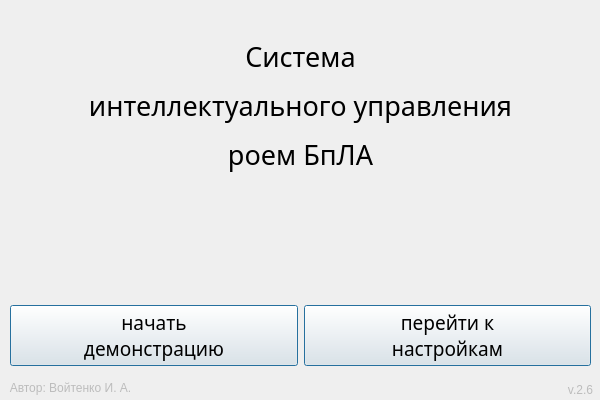
<?xml version="1.0" encoding="UTF-8"?>
<ui version="4.0">
 <class>MainWindow</class>
 <widget class="QMainWindow" name="MainWindow">
  <property name="geometry">
   <rect>
    <x>0</x>
    <y>0</y>
    <width>600</width>
    <height>400</height>
   </rect>
  </property>
  <property name="focusPolicy">
   <enum>Qt::StrongFocus</enum>
  </property>
  <property name="windowTitle">
   <string>MainWindow</string>
  </property>
  <property name="iconSize">
   <size>
    <width>50</width>
    <height>50</height>
   </size>
  </property>
  <widget class="QWidget" name="centralwidget">
   <widget class="QWidget" name="horizontalLayoutWidget">
    <property name="geometry">
     <rect>
      <x>10</x>
      <y>280</y>
      <width>581</width>
      <height>111</height>
     </rect>
    </property>
    <layout class="QHBoxLayout" name="horizontalLayout">
     <item>
      <widget class="QPushButton" name="button_start_demonstration">
       <property name="enabled">
        <bool>true</bool>
       </property>
       <property name="font">
        <font>
         <family>Sitka Small</family>
         <pointsize>14</pointsize>
         <weight>50</weight>
         <italic>false</italic>
         <bold>false</bold>
        </font>
       </property>
       <property name="cursor">
        <cursorShape>ArrowCursor</cursorShape>
       </property>
       <property name="mouseTracking">
        <bool>false</bool>
       </property>
       <property name="focusPolicy">
        <enum>Qt::StrongFocus</enum>
       </property>
       <property name="contextMenuPolicy">
        <enum>Qt::PreventContextMenu</enum>
       </property>
       <property name="layoutDirection">
        <enum>Qt::LeftToRight</enum>
       </property>
       <property name="autoFillBackground">
        <bool>true</bool>
       </property>
       <property name="text">
        <string>начать
демонстрацию</string>
       </property>
       <property name="checkable">
        <bool>false</bool>
       </property>
       <property name="autoDefault">
        <bool>false</bool>
       </property>
       <property name="default">
        <bool>true</bool>
       </property>
       <property name="flat">
        <bool>false</bool>
       </property>
      </widget>
     </item>
     <item>
      <widget class="QPushButton" name="button_model_settings">
       <property name="enabled">
        <bool>true</bool>
       </property>
       <property name="font">
        <font>
         <family>Sitka Small</family>
         <pointsize>14</pointsize>
         <weight>50</weight>
         <italic>false</italic>
         <bold>false</bold>
        </font>
       </property>
       <property name="cursor">
        <cursorShape>ArrowCursor</cursorShape>
       </property>
       <property name="mouseTracking">
        <bool>false</bool>
       </property>
       <property name="focusPolicy">
        <enum>Qt::StrongFocus</enum>
       </property>
       <property name="contextMenuPolicy">
        <enum>Qt::PreventContextMenu</enum>
       </property>
       <property name="layoutDirection">
        <enum>Qt::LeftToRight</enum>
       </property>
       <property name="autoFillBackground">
        <bool>true</bool>
       </property>
       <property name="text">
        <string>перейти к
настройкам</string>
       </property>
       <property name="checkable">
        <bool>false</bool>
       </property>
       <property name="autoDefault">
        <bool>false</bool>
       </property>
       <property name="default">
        <bool>true</bool>
       </property>
       <property name="flat">
        <bool>false</bool>
       </property>
      </widget>
     </item>
    </layout>
   </widget>
   <widget class="QLabel" name="label_main">
    <property name="geometry">
     <rect>
      <x>0</x>
      <y>20</y>
      <width>601</width>
      <height>171</height>
     </rect>
    </property>
    <property name="font">
     <font>
      <family>Sitka</family>
      <pointsize>20</pointsize>
     </font>
    </property>
    <property name="toolTipDuration">
     <number>-1</number>
    </property>
    <property name="text">
     <string>&lt;html&gt;&lt;head/&gt;&lt;body&gt;&lt;p align=&quot;center&quot;&gt;Система&lt;/p&gt;&lt;p align=&quot;center&quot;&gt;интеллектуального управления&lt;/p&gt;&lt;p align=&quot;center&quot;&gt;роем БпЛА&lt;/p&gt;&lt;/body&gt;&lt;/html&gt;</string>
    </property>
   </widget>
   <widget class="QLabel" name="label_author">
    <property name="geometry">
     <rect>
      <x>0</x>
      <y>380</y>
      <width>141</width>
      <height>16</height>
     </rect>
    </property>
    <property name="text">
     <string>&lt;html&gt;&lt;head/&gt;&lt;body&gt;&lt;p align=&quot;center&quot;&gt;&lt;span style=&quot; color:#bcbcbc;&quot;&gt;Автор: Войтенко И. А.&lt;/span&gt;&lt;/p&gt;&lt;/body&gt;&lt;/html&gt;</string>
    </property>
   </widget>
   <widget class="QLabel" name="label_version">
    <property name="geometry">
     <rect>
      <x>560</x>
      <y>380</y>
      <width>41</width>
      <height>20</height>
     </rect>
    </property>
    <property name="text">
     <string>&lt;html&gt;&lt;head/&gt;&lt;body&gt;&lt;p align=&quot;center&quot;&gt;&lt;span style=&quot; color:#bcbcbc;&quot;&gt;v.2.6&lt;/span&gt;&lt;/p&gt;&lt;/body&gt;&lt;/html&gt;</string>
    </property>
   </widget>
  </widget>
 </widget>
 <resources/>
 <connections/>
</ui>
